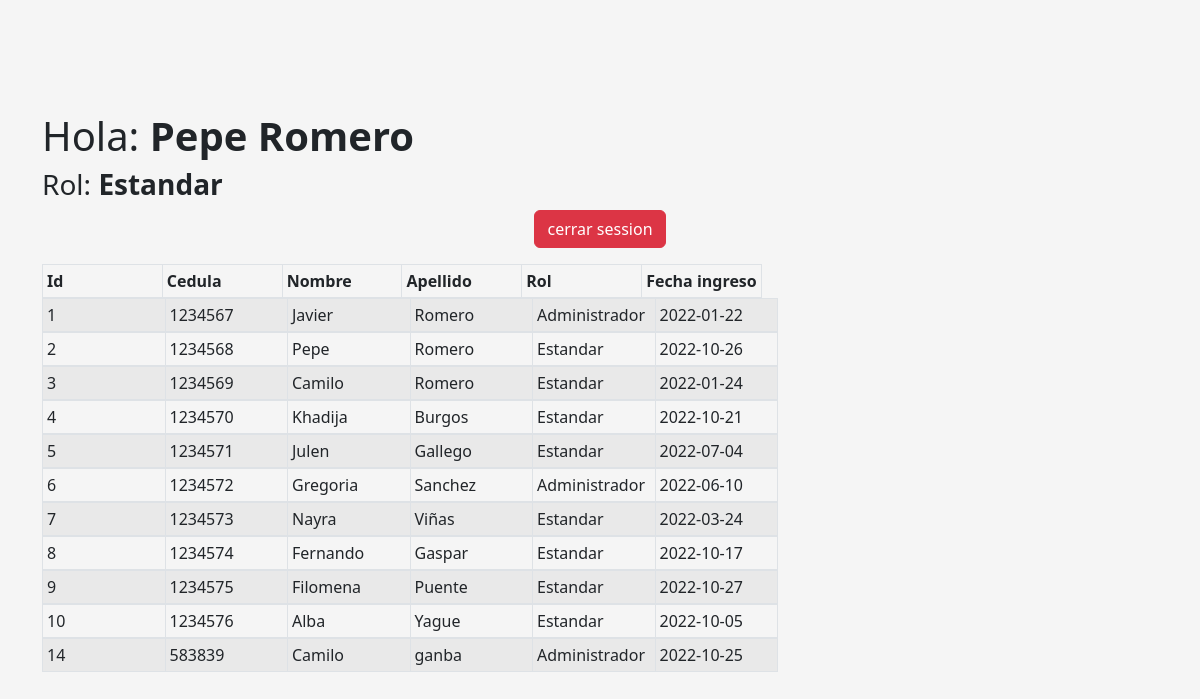
The page /Inicio.php (signed in) on the database its author committed.
### tables this page shows
CREATE TABLE `usuarios` (
  `id_usuario` int(11) NOT NULL,
  `cedula` int(15) NOT NULL,
  `nombre_usuario` varchar(64) DEFAULT NULL,
  `apellido_usuario` varchar(64) DEFAULT NULL,
  `id_rol` int(11) DEFAULT NULL,
  `password` varchar(64) DEFAULT NULL,
  `fecha_ingreso` date DEFAULT NULL
);

CREATE TABLE `roles` (
  `id` int(11) NOT NULL,
  `rol` varchar(64) DEFAULT NULL
);

### controlador/controladorUsuario.php (called while the page is built, shortened)
<?php
include "modelo/ConexionBd.php";
$ConexionBBD = new ConexionBd();
$roles = [];
$respuesta = $ConexionBBD->query("SELECT * FROM roles");
while ($datos = $respuesta->fetch_assoc()) {
    $roles[] = $datos;
}

### modelo/ConexionBd.php (called while the page is built, shortened)
<?php
class ConexionBd
{
    private $conexion;
    public function __construct()
    {
        $this->conexion = new mysqli(DB_HOST, DB_USER, DB_PASSWORD, DB_NAME);
        $this->conexion->set_charset("utf8");
    }
    public function query($sql)
    {
        return $this->conexion->query($sql);
    }
}
?>

### Inicio.php (the view, shortened to what this page needs)
<?php
include "controlador/controladorUsuario.php";
$nombre = $_SESSION["Nombre"] . " " . $_SESSION["Apellido"];
$roles_name = [];
foreach ($roles as $key => $value) {
    $roles_name[$value["id"]] = $value["rol"];
}
?>
<!DOCTYPE html>
<html lang="en">
<head>
    <link href="https://cdn.jsdelivr.net/npm/bootstrap@5.2.2/dist/css/bootstrap.min.css" rel="stylesheet">
    <link href="assets/css/style.css" rel="stylesheet">
</head>
<body>
    <div class="container m-6">
        <p class="h1">Hola: <b><?= $nombre ?></b></p>
        <p class="h3">Rol: <b><?= $roles_name[$_SESSION["Rol"]] ?></b></p>
        <div class="text-center">
            <a class="btn btn-danger" href="controlador/Controlador_cerrar_session.php" role="button">cerrar session</a>
        </div>
        <div class="row">
            <div class="col-8">
                <div class="d-flex overflow-hidden">
                    <table id="data-table" class="table table-fixed table-striped table-bordered table-hover table-sm">
                        <thead>
                            <tr>
                                <th scope="col">Id</th>
                                <th scope="col">Cedula</th>
                                <th scope="col">Nombre</th>
                                <th scope="col">Apellido</th>
                                <th scope="col">Rol</th>
                                <th scope="col">Fecha ingreso</th>
                            </tr>
                        </thead>
                        <tbody>
                            <?php foreach ($ConexionBBD->query("SELECT * FROM usuarios  JOIN roles ON roles.id = usuarios.id_rol ") as $row) : ?>
                                <tr>
                                    <td scope="row"><?php echo $row["id_usuario"] ?></td>
                                    <td scope="row"><?php echo $row["cedula"] ?></td>
                                    <td scope="row"><?php echo $row["nombre_usuario"] ?></td>
                                    <td scope="row"><?php echo $row["apellido_usuario"] ?></td>
                                    <td scope="row"><?php echo $row["rol"] ?></td>
                                    <td scope="row"><?php echo $row["fecha_ingreso"] ?></td>
                                </tr>
                            <?php endforeach; ?>
                        </tbody>
                    </table>
                </div>
            </div>
        </div>
    </div>
</body>
</html>

### assets/css/style.css (style rules this page uses)
html, body { height: 100%; }
body { display: flex; align-items: center; padding-top: 40px; padding-bottom: 40px; background-color: #f5f5f5; }
tbody { display: block; max-height: 500px; overflow-y: auto; overflow-x: hidden; }
thead, tbody tr { display: table; width: 100%; table-layout: fixed; }
thead { width: calc(100% - 1em); }

### rows shown on the page
usuarios: id_usuario "1", cedula "1234567", nombre_usuario "Javier", apellido_usuario "Romero", id_rol.rol "Administrador", fecha_ingreso "2022-01-22"
usuarios: id_usuario "2", cedula "1234568", nombre_usuario "Pepe", apellido_usuario "Romero", id_rol.rol "Estandar", fecha_ingreso "2022-10-26"
usuarios: id_usuario "3", cedula "1234569", nombre_usuario "Camilo", apellido_usuario "Romero", id_rol.rol "Estandar", fecha_ingreso "2022-01-24"
usuarios: id_usuario "4", cedula "1234570", nombre_usuario "Khadija", apellido_usuario "Burgos", id_rol.rol "Estandar", fecha_ingreso "2022-10-21"
usuarios: id_usuario "5", cedula "1234571", nombre_usuario "Julen", apellido_usuario "Gallego", id_rol.rol "Estandar", fecha_ingreso "2022-07-04"
usuarios: id_usuario "6", cedula "1234572", nombre_usuario "Gregoria", apellido_usuario "Sanchez", id_rol.rol "Administrador", fecha_ingreso "2022-06-10"
usuarios: id_usuario "7", cedula "1234573", nombre_usuario "Nayra", apellido_usuario "Viñas", id_rol.rol "Estandar", fecha_ingreso "2022-03-24"
usuarios: id_usuario "8", cedula "1234574", nombre_usuario "Fernando", apellido_usuario "Gaspar", id_rol.rol "Estandar", fecha_ingreso "2022-10-17"
usuarios: id_usuario "9", cedula "1234575", nombre_usuario "Filomena", apellido_usuario "Puente", id_rol.rol "Estandar", fecha_ingreso "2022-10-27"
usuarios: id_usuario "10", cedula "1234576", nombre_usuario "Alba", apellido_usuario "Yague", id_rol.rol "Estandar", fecha_ingreso "2022-10-05"
usuarios: id_usuario "14", cedula "583839", nombre_usuario "Camilo", apellido_usuario "ganba", id_rol.rol "Administrador", fecha_ingreso "2022-10-25"

### other values the page prints
$nombre "Pepe Romero"
$roles_name[$_SESSION["Rol"]] "Estandar"
